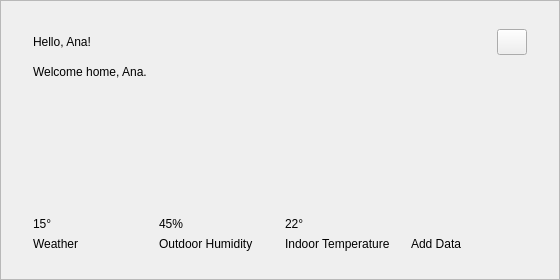
<?xml version="1.0" encoding="UTF-8"?>
<ui version="4.0">
 <class>HelloCard</class>
 <widget class="QWidget" name="HelloCard">
  <property name="geometry"><rect><x>0</x><y>0</y><width>560</width><height>280</height></rect></property>
  <layout class="QVBoxLayout" name="helloRoot">
   <property name="leftMargin"><number>0</number></property><property name="topMargin"><number>0</number></property>
   <property name="rightMargin"><number>0</number></property><property name="bottomMargin"><number>0</number></property>
   <property name="spacing"><number>0</number></property>
   <item>
    <widget class="QFrame" name="helloCard">
     <property name="frameShape"><enum>QFrame::StyledPanel</enum></property>
     <property name="role" stdset="0"><string>card</string></property>
     <layout class="QVBoxLayout" name="helloLayout">
      <property name="leftMargin"><number>32</number></property><property name="topMargin"><number>28</number></property>
      <property name="rightMargin"><number>32</number></property><property name="bottomMargin"><number>28</number></property>
      <property name="spacing"><number>10</number></property>
      <item>
       <layout class="QHBoxLayout" name="helloHeader">
        <item><widget class="QLabel" name="helloTitle"><property name="text"><string>Hello, Ana!</string></property><property name="role" stdset="0"><string>helloTitle</string></property></widget></item>
        <item><spacer name="helloHeaderSpacer"><property name="orientation"><enum>Qt::Horizontal</enum></property><property name="sizeHint" stdset="0"><size><width>40</width><height>20</height></size></property></spacer></item>
        <item><widget class="QPushButton" name="helloMenu"><property name="minimumSize"><size><width>30</width><height>26</height></size></property><property name="maximumSize"><size><width>30</width><height>26</height></size></property><property name="text"><string/></property><property name="role" stdset="0"><string>menuBtn</string></property></widget></item>
       </layout>
      </item>
      <item><widget class="QLabel" name="welcome"><property name="wordWrap"><bool>true</bool></property><property name="text"><string>Welcome home, Ana.</string></property><property name="role" stdset="0"><string>welcome</string></property></widget></item>
      <item><spacer name="helloMid"><property name="orientation"><enum>Qt::Vertical</enum></property><property name="sizeHint" stdset="0"><size><width>20</width><height>16</height></size></property></spacer></item>
      <item>
       <layout class="QHBoxLayout" name="weatherRow">
        <property name="spacing"><number>10</number></property>
        <item>
         <layout class="QVBoxLayout" name="wTile0"><property name="spacing"><number>6</number></property>
          <item><widget class="QLabel" name="wIcon0"><property name="minimumSize"><size><width>42</width><height>42</height></size></property><property name="maximumSize"><size><width>42</width><height>42</height></size></property><property name="text"><string/></property></widget></item>
          <item><widget class="QLabel" name="wValue0"><property name="text"><string>15°</string></property><property name="role" stdset="0"><string>wValue</string></property></widget></item>
          <item><widget class="QLabel" name="wLabel0"><property name="wordWrap"><bool>true</bool></property><property name="text"><string>Weather</string></property><property name="role" stdset="0"><string>wLabel</string></property></widget></item>
         </layout>
        </item>
        <item>
         <layout class="QVBoxLayout" name="wTile1"><property name="spacing"><number>6</number></property>
          <item><widget class="QLabel" name="wIcon1"><property name="minimumSize"><size><width>42</width><height>42</height></size></property><property name="maximumSize"><size><width>42</width><height>42</height></size></property><property name="text"><string/></property></widget></item>
          <item><widget class="QLabel" name="wValue1"><property name="text"><string>45%</string></property><property name="role" stdset="0"><string>wValue</string></property></widget></item>
          <item><widget class="QLabel" name="wLabel1"><property name="wordWrap"><bool>true</bool></property><property name="text"><string>Outdoor Humidity</string></property><property name="role" stdset="0"><string>wLabel</string></property></widget></item>
         </layout>
        </item>
        <item>
         <layout class="QVBoxLayout" name="wTile2"><property name="spacing"><number>6</number></property>
          <item><widget class="QLabel" name="wIcon2"><property name="minimumSize"><size><width>42</width><height>42</height></size></property><property name="maximumSize"><size><width>42</width><height>42</height></size></property><property name="text"><string/></property></widget></item>
          <item><widget class="QLabel" name="wValue2"><property name="text"><string>22°</string></property><property name="role" stdset="0"><string>wValue</string></property></widget></item>
          <item><widget class="QLabel" name="wLabel2"><property name="wordWrap"><bool>true</bool></property><property name="text"><string>Indoor Temperature</string></property><property name="role" stdset="0"><string>wLabel</string></property></widget></item>
         </layout>
        </item>
        <item>
         <layout class="QVBoxLayout" name="wTile3"><property name="spacing"><number>6</number></property>
          <item><widget class="QLabel" name="wIcon3"><property name="minimumSize"><size><width>42</width><height>42</height></size></property><property name="maximumSize"><size><width>42</width><height>42</height></size></property><property name="text"><string/></property></widget></item>
          <item><widget class="QLabel" name="wValue3"><property name="text"><string/></property><property name="role" stdset="0"><string>wValue</string></property></widget></item>
          <item><widget class="QLabel" name="wLabel3"><property name="wordWrap"><bool>true</bool></property><property name="text"><string>Add Data</string></property><property name="role" stdset="0"><string>wLabelMuted</string></property></widget></item>
         </layout>
        </item>
       </layout>
      </item>
     </layout>
    </widget>
   </item>
  </layout>
 </widget>
 <connections/>
</ui>
